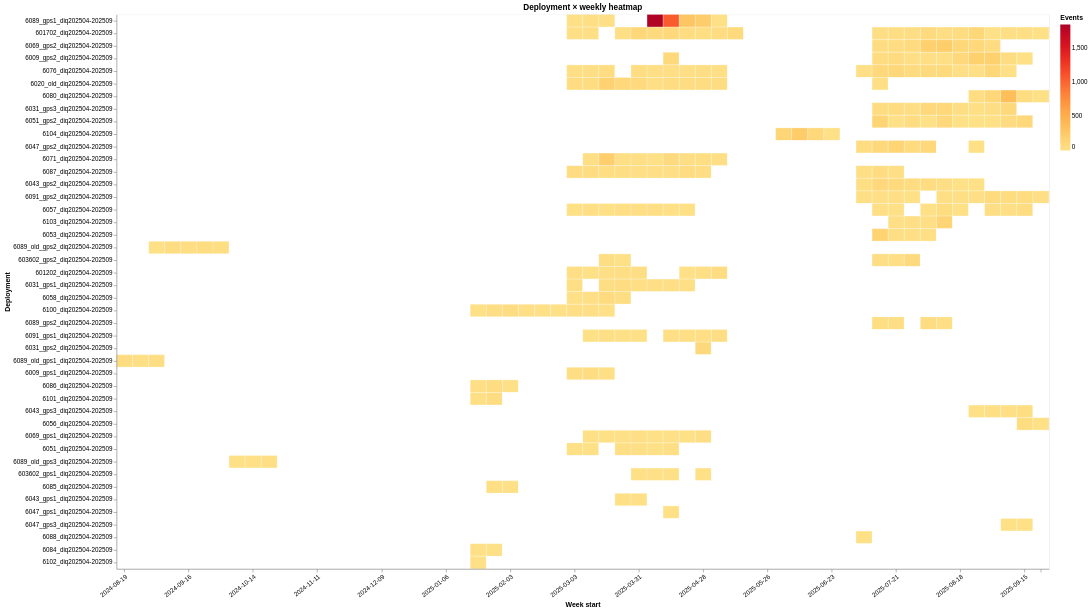

Here is the Vega-Lite specification saved for this chart:
### Vega-Lite specification from a JSON file in a GitHub repository (floating-point values rounded to 4 significant figures; data arrays with more than 128 entries replaced by an {"elided": "..."} marker saying what was removed)
{"$schema": "https://vega.github.io/schema/vega-lite/v6.1.0.json", "config": {"view": {"continuousHeight": 300, "continuousWidth": 300}}, "data": {"name": "data-a2328b7cda84b48581e2bf11a230ff6d"}, "datasets": {"data-a2328b7cda84b48581e2bf11a230ff6d": {"elided": "2552 records"}}, "encoding": {"color": {"condition": {"test": "datum.event_count == 0", "value": "#ffffff"}, "field": "event_count", "scale": {"scheme": "yelloworangered"}, "title": "Events", "type": "quantitative"}, "tooltip": [{"field": "deployment", "title": "Deployment", "type": "nominal"}, {"field": "bucket_label", "title": "Week start", "type": "nominal"}, {"field": "event_count", "format": ",", "title": "Events", "type": "quantitative"}], "x": {"axis": {"labelAngle": -38, "labelOverlap": "greedy", "values": ["2024-08-19", "2024-09-16", "2024-10-14", "2024-11-11", "2024-12-09", "2025-01-06", "2025-02-03", "2025-03-03", "2025-03-31", "2025-04-28", "2025-05-26", "2025-06-23", "2025-07-21", "2025-08-18", "2025-09-15", "2025-09-22"]}, "field": "bucket_label", "sort": "ascending", "title": "Week start", "type": "nominal"}, "y": {"axis": {"labelLimit": 260}, "field": "deployment", "sort": {"field": "deployment_order", "order": "ascending"}, "title": "Deployment", "type": "nominal"}}, "height": 880, "mark": {"stroke": "white", "strokeWidth": 0.35, "type": "rect"}, "title": "Deployment × weekly heatmap", "width": 1480}
